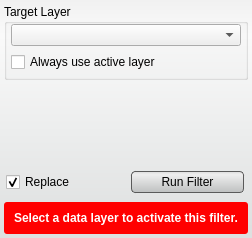
<?xml version="1.0" encoding="UTF-8"?>
<ui version="4.0">
 <class>HistogramEqualizationFilterInterface</class>
 <widget class="QWidget" name="HistogramEqualizationFilterInterface">
  <property name="geometry">
   <rect>
    <x>0</x>
    <y>0</y>
    <width>252</width>
    <height>238</height>
   </rect>
  </property>
  <property name="windowTitle">
   <string>Form</string>
  </property>
  <property name="styleSheet">
   <string notr="true">QWidget#HistogramEqualizationFilterInterface{
	border-radius: 3px;
	background-color: qlineargradient(spread:pad, x1:0.5, y1:0, x2:0.5, y2:0.960227, stop:0 rgba(241, 241, 241, 255), stop:0.155779 rgba(250, 250, 250, 255), stop:1 rgba(222, 224, 224, 255));       
}
QPushButton{
	background-color: qlineargradient(spread:pad, x1:0.5, y1:0, x2:0.5, y2:0.960227, stop:0 rgba(221, 221, 221, 255), stop:0.155779 rgba(238, 238, 238, 255), stop:1 rgba(192, 194, 194, 255));
	border-radius: 4px;
	border: 1px solid rgb(90, 90, 90);
	margin:4px;
}

QPushButton:hover{
	background-color: qlineargradient(spread:pad, x1:0.5, y1:0, x2:0.5, y2:1, stop:0 rgba(195, 195, 195, 255), stop:0.253769 rgba(206, 206, 206, 255), stop:1 rgba(185, 185, 185, 255));
	border-radius: 4px;
	border: 1px solid rgb(90, 90, 90);
	margin:4px;
}

QPushButton:pressed{
	background-color: qlineargradient(spread:pad, x1:0.5, y1:0, x2:0.5, y2:1, stop:0 rgba(150, 150, 150, 255), stop:0.753769 rgba(206, 206, 206, 255), stop:1 rgba(185, 185, 185, 255));
	border-radius: 4px;
	border: 1px solid rgb(90, 90, 90);
	margin:4px;
}</string>
  </property>
  <layout class="QVBoxLayout" name="verticalLayout">
   <property name="spacing">
    <number>4</number>
   </property>
   <property name="margin">
    <number>4</number>
   </property>
   <item>
    <widget class="QGroupBox" name="target_groupbox_">
     <property name="minimumSize">
      <size>
       <width>0</width>
       <height>76</height>
      </size>
     </property>
     <property name="maximumSize">
      <size>
       <width>16777215</width>
       <height>76</height>
      </size>
     </property>
     <property name="title">
      <string>Target Layer</string>
     </property>
     <layout class="QVBoxLayout" name="verticalLayout_4">
      <property name="spacing">
       <number>6</number>
      </property>
      <property name="leftMargin">
       <number>4</number>
      </property>
      <property name="topMargin">
       <number>0</number>
      </property>
      <property name="rightMargin">
       <number>4</number>
      </property>
      <property name="bottomMargin">
       <number>4</number>
      </property>
      <item>
       <widget class="QtUtils::QtDropableComboBox" name="target_layer_">
        <property name="sizePolicy">
         <sizepolicy hsizetype="Ignored" vsizetype="Fixed">
          <horstretch>0</horstretch>
          <verstretch>0</verstretch>
         </sizepolicy>
        </property>
       </widget>
      </item>
      <item>
       <widget class="QWidget" name="widget" native="true">
        <property name="minimumSize">
         <size>
          <width>0</width>
          <height>20</height>
         </size>
        </property>
        <layout class="QHBoxLayout" name="horizontalLayout_2">
         <property name="spacing">
          <number>0</number>
         </property>
         <property name="margin">
          <number>0</number>
         </property>
         <item>
          <widget class="QCheckBox" name="use_active_layer_">
           <property name="text">
            <string>Always use active layer</string>
           </property>
          </widget>
         </item>
        </layout>
       </widget>
      </item>
     </layout>
    </widget>
   </item>
   <item>
    <widget class="QtUtils::QtSliderDoubleCombo" name="amount_" native="true"/>
   </item>
   <item>
    <widget class="QtUtils::QtLogSliderIntCombo" name="bins_" native="true"/>
   </item>
   <item>
    <widget class="QtUtils::QtSliderIntCombo" name="ignore_bins_" native="true"/>
   </item>
   <item>
    <widget class="QtUtils::QtHistogramWidget" name="histogram_" native="true"/>
   </item>
   <item>
    <widget class="QWidget" name="replaceRunWidget" native="true">
     <property name="minimumSize">
      <size>
       <width>0</width>
       <height>32</height>
      </size>
     </property>
     <property name="maximumSize">
      <size>
       <width>16777215</width>
       <height>32</height>
      </size>
     </property>
     <layout class="QHBoxLayout" name="horizontalLayout" stretch="1,1">
      <property name="spacing">
       <number>0</number>
      </property>
      <property name="leftMargin">
       <number>2</number>
      </property>
      <property name="topMargin">
       <number>0</number>
      </property>
      <property name="rightMargin">
       <number>0</number>
      </property>
      <property name="bottomMargin">
       <number>0</number>
      </property>
      <item>
       <widget class="QCheckBox" name="replaceCheckBox">
        <property name="text">
         <string>Replace</string>
        </property>
        <property name="checked">
         <bool>true</bool>
        </property>
       </widget>
      </item>
      <item>
       <widget class="QPushButton" name="runFilterButton">
        <property name="minimumSize">
         <size>
          <width>0</width>
          <height>30</height>
         </size>
        </property>
        <property name="text">
         <string>Run Filter</string>
        </property>
       </widget>
      </item>
     </layout>
    </widget>
   </item>
   <item>
    <widget class="QWidget" name="message_alert_" native="true">
     <property name="minimumSize">
      <size>
       <width>0</width>
       <height>32</height>
      </size>
     </property>
     <property name="styleSheet">
      <string notr="true">QLabel#message_{
	color: white;
	font: bold;
}

QWidget#message_alert_{
	border-radius: 3px;
	background-color: red;
}</string>
     </property>
     <layout class="QHBoxLayout" name="horizontalLayout_6">
      <property name="spacing">
       <number>0</number>
      </property>
      <property name="margin">
       <number>4</number>
      </property>
      <item>
       <widget class="QLabel" name="message_">
        <property name="text">
         <string>Select a data layer to activate this filter.</string>
        </property>
        <property name="alignment">
         <set>Qt::AlignCenter</set>
        </property>
        <property name="wordWrap">
         <bool>true</bool>
        </property>
       </widget>
      </item>
     </layout>
    </widget>
   </item>
  </layout>
 </widget>
 <customwidgets>
  <customwidget>
   <class>QtUtils::QtSliderDoubleCombo</class>
   <extends>QWidget</extends>
   <header location="global">QtUtils/Widgets/QtSliderDoubleCombo.h</header>
   <container>1</container>
  </customwidget>
  <customwidget>
   <class>QtUtils::QtSliderIntCombo</class>
   <extends>QWidget</extends>
   <header location="global">QtUtils/Widgets/QtSliderIntCombo.h</header>
   <container>1</container>
  </customwidget>
  <customwidget>
   <class>QtUtils::QtDropableComboBox</class>
   <extends>QComboBox</extends>
   <header location="global">QtUtils/Widgets/QtDropableComboBox.h</header>
  </customwidget>
  <customwidget>
   <class>QtUtils::QtLogSliderIntCombo</class>
   <extends>QWidget</extends>
   <header location="global">QtUtils/Widgets/QtLogSliderIntCombo.h</header>
   <container>1</container>
  </customwidget>
  <customwidget>
   <class>QtUtils::QtHistogramWidget</class>
   <extends>QWidget</extends>
   <header location="global">QtUtils/Widgets/QtHistogramWidget.h</header>
   <container>1</container>
  </customwidget>
 </customwidgets>
 <resources/>
 <connections/>
</ui>
